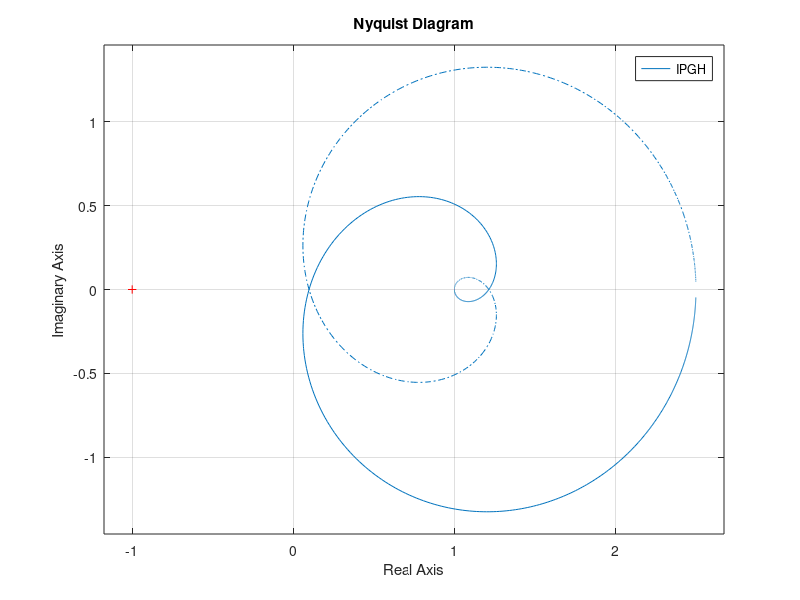
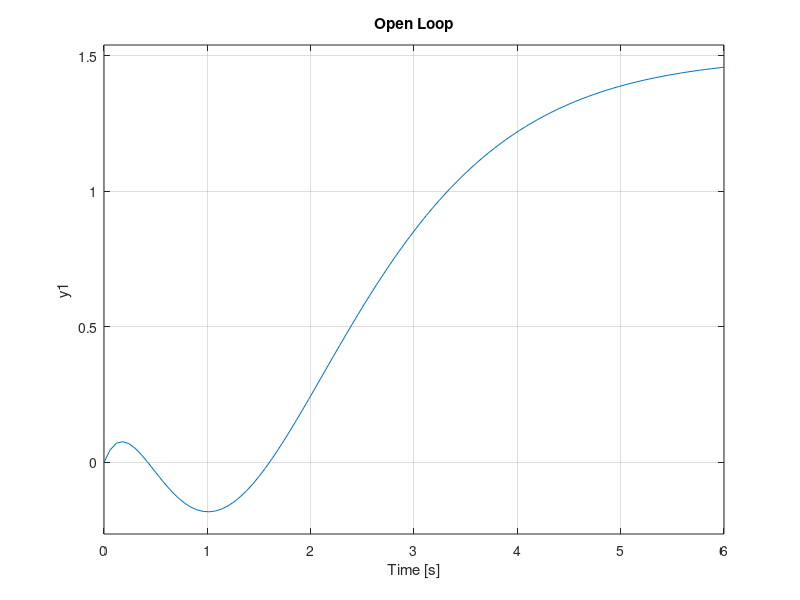
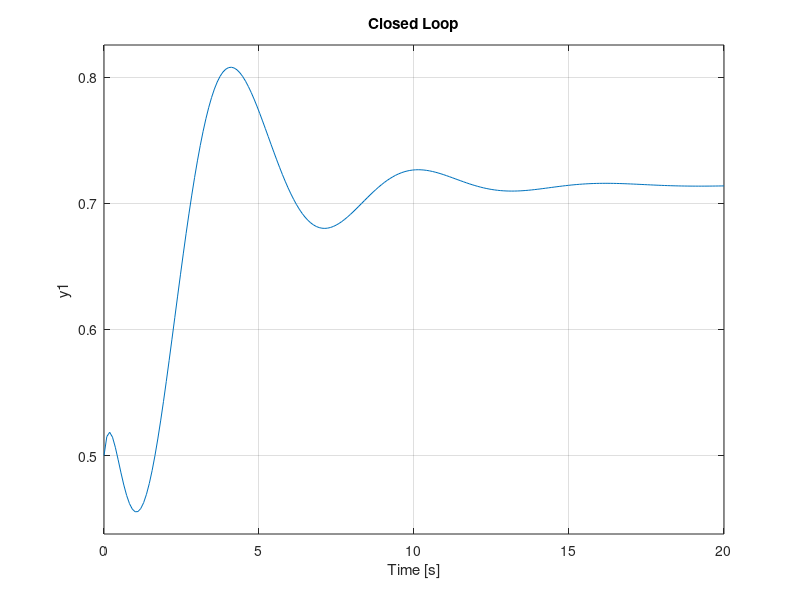
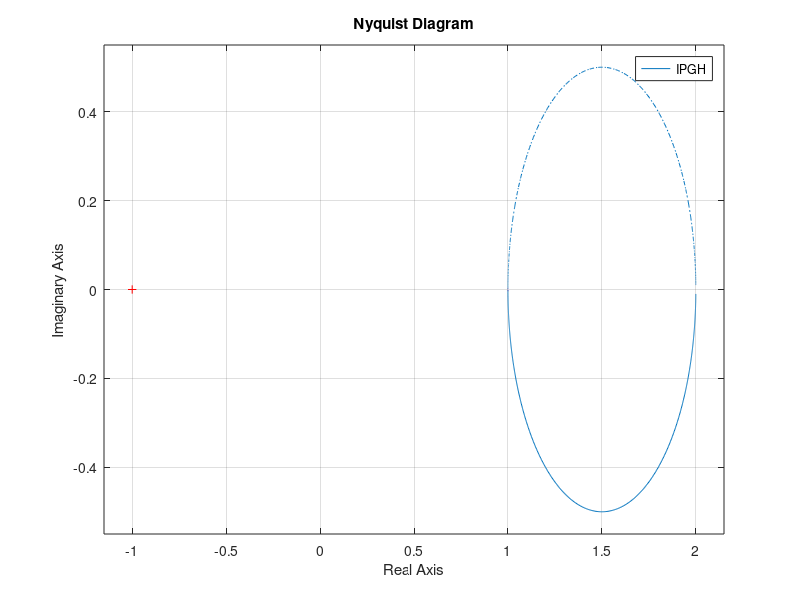

Write the MATLAB code that produced these figures, in order. (Note: this script raises an error after producing the figures.)
% Nyquist Stable plant

H = zpk([2 2 -3],[-2 -2 -2 -1],1)
IPGH = 1 + H;
figure(1)
nyquist(IPGH);

figure(2)
step(H)
title('Open Loop');

cLoop = feedback(IPGH,1)
figure(3)
step(cLoop)
title('Closed Loop');

%% Nyquist Stable OL plant con coincidenza

H = zpk([2 2 -3],[2 2 -3 -1],1);
IPGH = 1 + H;
figure(4)
nyquist(IPGH);

figure(6)
step(H)
title('Open Loop');

cLoop = feedback(IPGH,1);
figure(5)
step(cLoop)
title('Closed Loop');


%% Nyquist UNStable plant

P = zpk([1.3 -2],[-1 5 2],1);
sysM = canon(P,'modal');
%disp(sysC.a);
disp('Realization of the following Transfer Function:');
disp(P);
disp('X');


autoval = eig(sysM.a);
for i= 1:size(sysM.a,1)
    disp('Testing autoval:');
    disp(autoval(i))
    if (autoval(i)>=0)
        disp('eig with non negative real part!!');
    else
        %disp('Ok');
    end
end

disp('Matrice dinamica');
disp(sysM.a);

figure(6)
step(P)
title('Open Loop');

% Sintesi compensatore LQR

Q=eye(size(sysM.a,2));
R=eye(size(sysM.b,2));
K=lqr(sysM.a,sysM.b,Q,R);
pert = rand(size(K))*1000;

H = ss(sysM.a,sysM.b,K-pert,zeros(size(sysM.d)));
disp('Eig of A');
eig(H.a)

figure(7)
step(H)
title('Open Loop - post sintesi');

% Determine numero giri da nyquist. Must be = to Pp = 2
IPGH = 1 + H;
nyquist(IPGH);


cLoop = feedback(H,1);
figure(8)
step(cLoop);
title('Closed Loop post sintesi');

%% Pole

P = zpk([1.3 -2],[-1 0  0 0 5 -2],1);
sysM = canon(P,'modal');
%disp(sysC.a);
disp('Realization of the following Transfer Function:');
disp(P);
disp('X');


autoval = eig(sysM.a);
for i= 1:size(sysM.a,1)
    disp('Testing autoval:');
    disp(autoval(i))
    if (autoval(i)>=0)
        disp('eig with non negative real part!!');
    else
        %disp('Ok');
    end
end

disp('Matrice dinamica');
disp(sysM.a);

figure(6)
step(P)
title('Open Loop');

% Sintesi compensatore LQR

Q=eye(size(sysM.a,2));
R=eye(size(sysM.b,2));
K=lqr(sysM.a,sysM.b,Q,R);

H = ss(sysM.a,sysM.b,K,zeros(size(sysM.d)));

figure(7)
step(H)
title('Open Loop - post sintesi');

% Determine numero giri da nyquist. Must be = to Pp 
IPGH = 1 + H;
nyquist(IPGH);

% compute closed loop 
cLoop = feedback(IPGH,1);

disp('Eig of AL');
eig(H.a)
disp('There are two eigenvalues with non negative Re(z)!!');

disp('Eig of ASigma');
eig(cLoop.a)

disp('How many encirclements the Nyquist plot makes around the point (-1,0)?');
disp('If two is the answer the Closed loop sys will be AS');

disp('Press X to continue');
pause();

% Display Closed Loop step response
figure(8)
step(cLoop);
title('Closed Loop post sintesi');

